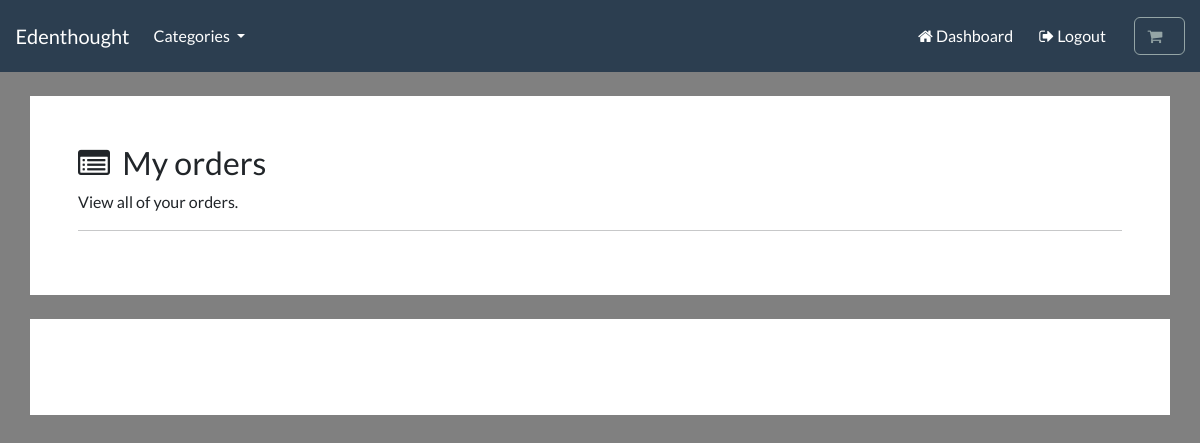
Before: /account/track-orders (signed in) with the older database file.
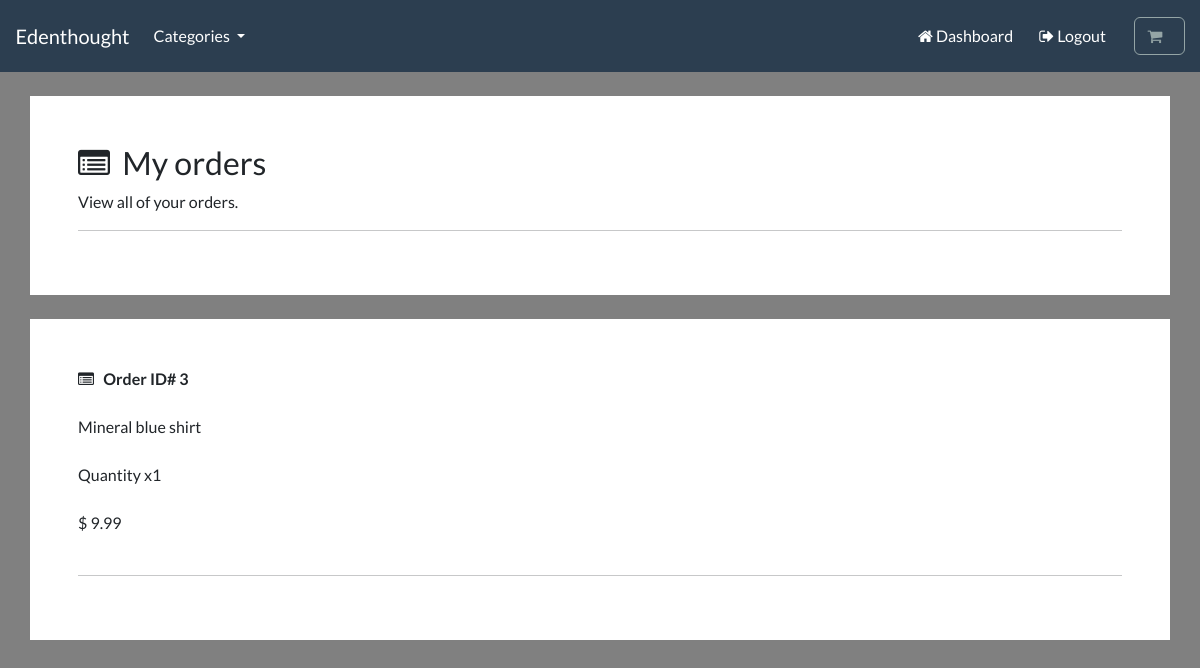
After: the same page with the newer database file.
### payment/models.py (models this page shows, shortened)
class OrderItem(models.Model):
    order = models.ForeignKey(Order, on_delete=models.CASCADE, null=True)                                               #order items linked to order class, multiple items linked to one order
    product = models.ForeignKey(Product, on_delete=models.CASCADE, null=True)                                           #multiple order item objects can be associated with one product
    quantity = models.PositiveBigIntegerField(default=1)
    price = models.DecimalField(max_digits=8,decimal_places=2)                                                          #price per quantity of items, not the total amount
    user = models.ForeignKey(User, on_delete=models.CASCADE, null=True, blank=True)

### store/models.py (models this page shows, shortened)
class Product(models.Model):
    category = models.ForeignKey(Category, related_name='product',on_delete=models.CASCADE, null=True)
    title=models.CharField(max_length=250)
    brand=models.CharField(max_length=250,default='un-branded')
    description= models.TextField(blank=True)                                                   #blank denotes an optional field
    slug=models.SlugField(max_length=255)                                                       #to make urls more user-friendly and readable and unique
    price=models.DecimalField(max_digits=5,decimal_places=2)                                     #product price
    image = models.ImageField(upload_to='images/')                                              #upon uploading an image will create an image subfolder in media (pillow rqd)
    tags = models.ManyToManyField('Tag', related_name='product_tags', blank=True)                #MANY TO MANY RELATIONSHIP with tags,acting as an intermediary
    class Meta:
        verbose_name_plural = 'products'                                                       #django by default adds an s to category name
    def __str__(self):
        return self.title                                                                        #(products referenced by their correct title instead of product1, or product2)

### account/views.py (the view)
# urls.py: path('track-orders',views.track_orders,name='track-orders'),
@login_required(login_url='my-login')
def track_orders(request):
    try:
        orders=OrderItem.objects.filter(user=request.user)                                                              #fetching the orders associated with a user, user FK
        context = {'orders': orders}
        return render(request, 'account/track-orders.html', context=context)
    except:                                                                                                             #in case user has no orders
        return render(request, 'account/track-orders.html')

### cart/cart.py (called while the page is built)
    def __len__(self):                                                                                #total length of products in a session
        return sum(item['qty'] for item in self.cart.values())                                        #total number of items in a shopping cart

### cart/context_processors.py (called while the page is built)
def cart(request):
    return {'cart':Cart(request)}

### store/models.py (called while the page is built)
    def get_absolute_url(self):
        return reverse('list-category',args=[self.slug])

### store/views.py (called while the page is built)
def categories(request):
    all_categories=Category.objects.all()                                                       #select all categories(shoes and shirts
    return {'all_categories': all_categories}

### account/templates/account/track-orders.html (shortened to what this page needs)
{% include "store/base.html" %}
{% load static %}
{% load crispy_forms_tags %}
{% block content %}
    <div class="container bg-white shadow-md p-5 form-layout">
             <h3> <i class="fa fa-list-alt" aria-hidden="true"></i> &nbsp;My orders </h3>
             <p> View all of your orders. </p>
             <hr>
    </div>
      <div class="container bg-white shadow-md p-5 form-layout">
          {% for order in orders %}
            <strong> <i class="fa fa-list-alt" aria-hidden="true"></i> &nbsp; Order ID# {{ order.id }}</strong>
            <br> <br>
            {{order.product}}
            <br> <br>
             Quantity x{{ order.quantity }}
            <br> <br>
             $ {{ order.price }}
              <br> <br>
              <hr>
          {% endfor %}
    </div>
{% endblock %}

Changed rows visible on the page:
added OrderItem: id "3", product "Mineral blue shirt", quantity "1", price "9.99"
